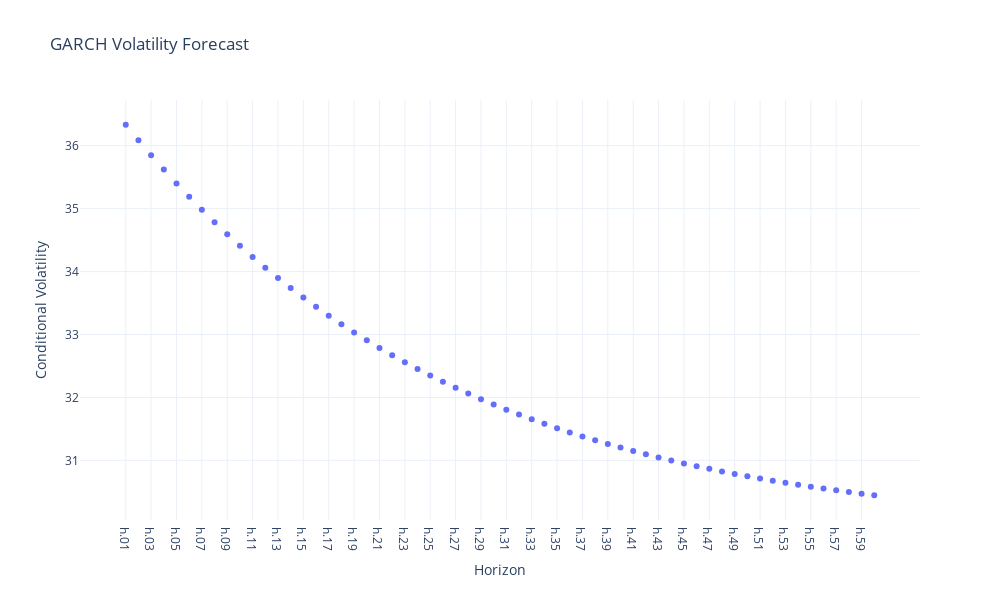

Write notebook code for a chart like this one.
### Code cell
# Forecast for next 60 days
model_forecast = model.forecast(horizon=60)

# Plot forecasted volatility
fdf = pd.DataFrame(np.sqrt(model_forecast.variance.dropna().T *252)*100)
fdf.columns = ['Conditional Volatility']
px.scatter(fdf, fdf.index, 'Conditional Volatility', labels={'index':'Horizon'}, title='GARCH Volatility Forecast')

### Figure 1 — Plotly figure (JSON) as saved in the notebook; plotly's stock layout.template omitted (floating-point values rounded to 4 significant figures)
{"data": [{"hovertemplate": "Horizon=%{x}<br>Conditional Volatility=%{y}<extra></extra>", "legendgroup": "", "marker": {"color": "#636efa", "symbol": "circle"}, "mode": "markers", "name": "", "orientation": "v", "showlegend": false, "type": "scatter", "x": ["h.01", "h.02", "h.03", "h.04", "h.05", "h.06", "h.07", "h.08", "h.09", "h.10", "h.11", "h.12", "h.13", "h.14", "h.15", "h.16", "h.17", "h.18", "h.19", "h.20", "h.21", "h.22", "h.23", "h.24", "h.25", "h.26", "h.27", "h.28", "h.29", "h.30", "h.31", "h.32", "h.33", "h.34", "h.35", "h.36", "h.37", "h.38", "h.39", "h.40", "h.41", "h.42", "h.43", "h.44", "h.45", "h.46", "h.47", "h.48", "h.49", "h.50", "h.51", "h.52", "h.53", "h.54", "h.55", "h.56", "h.57", "h.58", "h.59", "h.60"], "xaxis": "x", "y": [36.33, 36.09, 35.85, 35.62, 35.4, 35.19, 34.98, 34.78, 34.59, 34.41, 34.23, 34.06, 33.9, 33.74, 33.59, 33.44, 33.3, 33.16, 33.03, 32.91, 32.79, 32.67, 32.56, 32.45, 32.35, 32.25, 32.15, 32.06, 31.97, 31.89, 31.81, 31.73, 31.65, 31.58, 31.51, 31.45, 31.38, 31.32, 31.26, 31.2, 31.15, 31.1, 31.05, 31.0, 30.95, 30.91, 30.87, 30.83, 30.79, 30.75, 30.71, 30.68, 30.64, 30.61, 30.58, 30.55, 30.52, 30.5, 30.47, 30.45], "yaxis": "y"}], "layout": {"height": 600, "legend": {"tracegroupgap": 0}, "title": {"text": "GARCH Volatility Forecast"}, "width": 1000, "xaxis": {"anchor": "y", "domain": [0, 1], "title": {"text": "Horizon"}}, "yaxis": {"anchor": "x", "domain": [0, 1], "title": {"text": "Conditional Volatility"}}}}
